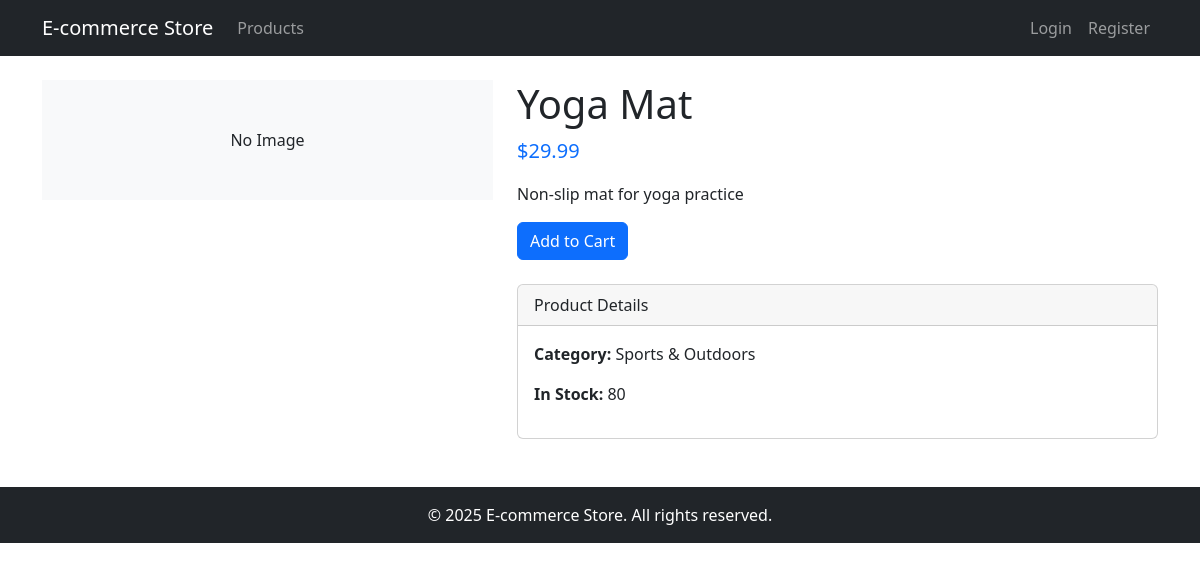
/product/21/, run on the app's committed database.
### products/models.py (models this page shows, shortened)
class Product(models.Model):
    name = models.CharField(max_length=200)
    description = models.TextField()
    price = models.DecimalField(max_digits=10, decimal_places=2)
    category = models.ForeignKey(Category, related_name='products', on_delete=models.CASCADE)
    stock = models.PositiveIntegerField(default=0)
    image = models.ImageField(upload_to='products/', null=True, blank=True)
    created_at = models.DateTimeField(auto_now_add=True)

class Category(models.Model):
    name = models.CharField(max_length=100)
    description = models.TextField(blank=True)

### products/views.py (the view, shortened to what this page needs)
# urls.py: path('product/<int:product_id>/', views.product_detail, name='product_detail'),
def product_detail(request, product_id):
    product = get_object_or_404(Product, id=product_id)
    similar_products = []
    if request.user.is_authenticated:
        model = RecommendationModel()
        model.train()
        similar_products = model.get_recommendations(request.user.id, top_n=4)
    context = {
        'product': product,
        'similar_products': similar_products
    }
    return render(request, 'products/product_detail.html', context)

### templates/products/product_detail.html (shortened to what this page needs)
{% extends 'base.html' %}
{% block content %}
    <div class="row">
        <div class="col-md-5">
            {% if product.image %}
                <img src="{{ product.image.url }}" class="img-fluid rounded" alt="{{ product.name }}">
            {% else %}
                <div class="bg-light text-center p-5">No Image</div>
            {% endif %}
        </div>
        <div class="col-md-7">
            <h1>{{ product.name }}</h1>
            <p class="lead text-primary">${{ product.price }}</p>
            <p>{{ product.description }}</p>
            <div class="d-flex mb-3">
                <form method="post" action="{% url 'cart:add_to_cart' product.id %}" class="me-2">
                    <button type="submit" class="btn btn-primary">Add to Cart</button>
                </form>
            </div>
            <div class="card mt-4">
                <div class="card-header">Product Details</div>
                <div class="card-body">
                    <p><strong>Category:</strong> {{ product.category.name }}</p>
                    <p><strong>In Stock:</strong> {{ product.stock }}</p>
                </div>
            </div>
        </div>
    </div>
{% endblock %}

### data on the page
Product: name "Yoga Mat", price "29.99", description "Non-slip mat for yoga practice", category.name "Sports & Outdoors", stock "80"
